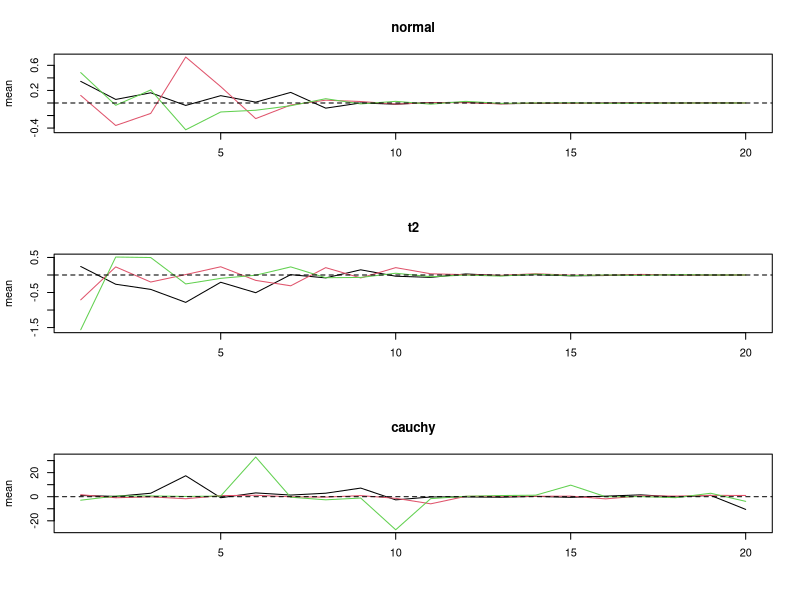

This chart was generated by the following R code:
sample.mean = function( n, distribution ){
  # get sample mean for a given distribution
  if (distribution == "normal"){ y = rnorm( n ) } 
  else if (distribution == "t2") {y = rt(n, 2) }
  else if (distribution == "cauchy") {y = rcauchy(n) }
  return( mean(y) )
}

LLN.plot = function(distribution){
  # draw the sample mean graph
  ybar = matrix(0, length(NN), 3 )
  for (rr in 1:3){
    for ( ii in 1:length(NN)){
      n = NN[ii]; ybar[ii, rr] = sample.mean(n, distribution)
    }  
  }
  matplot(ybar, type = "l", ylab = "mean", xlab = "", 
       lwd = 1, lty = 1, main = distribution)
  abline(h = 0, lty = 2)
  return(ybar)
}

# calculation
NN = 2^(1:20); set.seed(2020-10-7); par(mfrow = c(3,1))
l1 = LLN.plot("normal"); l2 = LLN.plot("t2"); l3 = LLN.plot("cauchy")